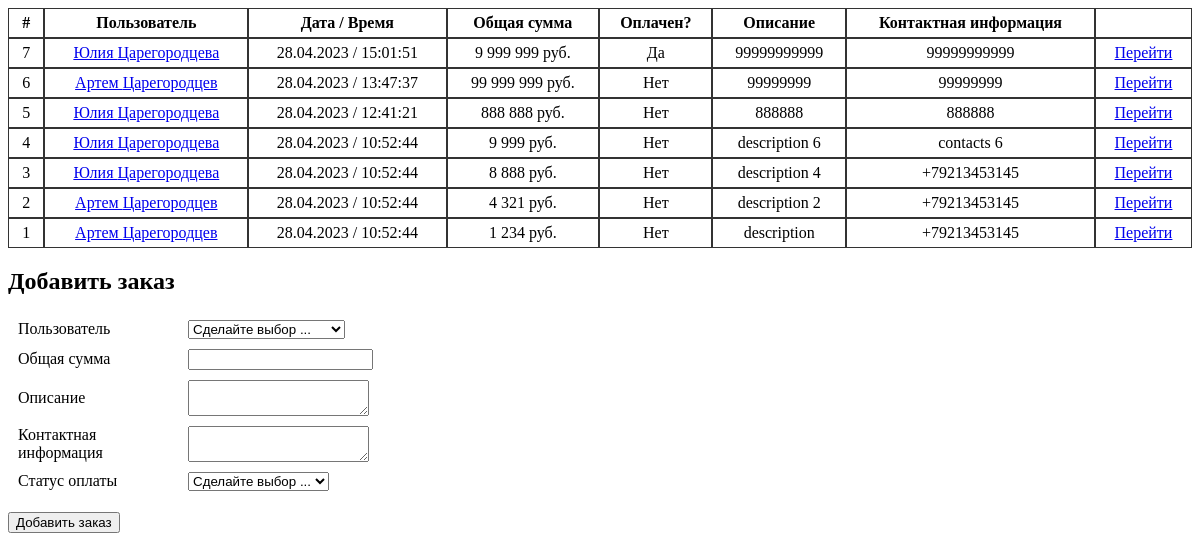
The page / on the database its author committed.
### tables this page shows
CREATE TABLE `orders` (
  `id` int NOT NULL,
  `user_id` int NOT NULL,
  `time` int NOT NULL,
  `total_price` int NOT NULL,
  `description` text,
  `contacts` text NOT NULL,
  `payed` int NOT NULL
);

CREATE TABLE `users` (
  `id` int NOT NULL,
  `name` varchar(256) NOT NULL,
  `surname` varchar(256) NOT NULL,
  `age` int DEFAULT NULL
);

### app.php (called while the page is built, shortened)
<?php
class App
{
	public $connect;
	public function __construct($username = '', $password = '', $host = 'localhost', $database = '')
	{
		$this->connect = new mysqli($host, $username, $password, $database);
	}
	public function getAllOrders($userID = null)
	{
		$output = array();
		$sql = 'SELECT * FROM `orders`' . ($userID ? ' WHERE `user_id` = ' . $userID : '') . ' ORDER BY `time` DESC, `id` DESC';
		$res = $this->connect->query($sql);
		if($res->num_rows > 0)
		{
			while($row = $res->fetch_assoc()) $output[$row['id']] = $row;
		}
		return $output;
	}
	public function getAllUsers()
	{
		$output = array();
		$sql = 'SELECT * FROM `users` ORDER BY `id` DESC';
		$res = $this->connect->query($sql);
		if($res->num_rows > 0)
		{
			while($row = $res->fetch_assoc()) $output[$row['id']] = $row;
		}
		return $output;
	}
}
$username = 'testtask';
$password = 'testtask';
$app = new App($username, $password, 'localhost', 'testtask');
?>

### index.php (the view, shortened to what this page needs)
<?php
require_once('app.php');
global $app;
$app->prepareRequests();
$orders = $app->getAllOrders();
$users = $app->getAllUsers();
?>
<html>
	<head>
		<link rel="stylesheet" type="text/css" href="assets/style.css"/>
	</head>
	<body>
		<div class="wrap">
			<?php if(count($orders)) { ?>
				<table width="100%" cellspacing="0">
					<thead>
						<tr>
							<th>#</th>
							<th>Пользователь</th>
							<th>Дата / Время</th>
							<th>Общая сумма</th>
							<th>Оплачен?</th>
							<th>Описание</th>
							<th>Контактная информация</th>
							<th></th>
						</tr>
					</thead>
					<tbody>
						<?php foreach($orders as $order) { ?>
							<tr>
								<td><?php echo $order['id']; ?></td>
								<td><?php echo isset($users[$order['user_id']]) ? '<a href="/userView.php?id=' . $users[$order['user_id']]['id'] . '">' . $users[$order['user_id']]['name'] . ' ' . $users[$order['user_id']]['surname'] . '</a>' : ''; ?></td>
								<td><?php echo date('d.m.Y / H:i:s', $order['time']); ?></td>
								<td><?php echo number_format($order['total_price'], 0, ',', ' '); ?> руб.</td>
								<td><?php echo ((int) $order['payed'] == 1) ? 'Да' : 'Нет'; ?></td>
								<td><?php echo $order['description']; ?></td>
								<td><?php echo $order['contacts']; ?></td>
								<td><a href="/orderView.php?id=<?php echo $order['id']; ?>">Перейти</a></td>
							</tr>
						<?php } ?>
					</tbody>
				</table>
			<?php } ?>
			<h2>Добавить заказ</h2>
			<form method="post" action="<?php echo $_SERVER['REQUEST_URI']; ?>" class="pushStateForm">
				<table width="500" cellspacing="0" class="no-border">
					<tr>
						<td width="150">
							<label>Пользователь</label>
						</td>
						<td>
							<select name="user_id">
								<option value="">Сделайте выбор ...</option>
							</select>
						</td>
					</tr>
					<tr>
						<td width="150">
							<label>Общая сумма</label>
						</td>
						<td>
							<input type="text" name="total_price" value="<?php echo (isset($_POST['total_price']) && $_POST['total_price']) ? htmlspecialchars($_POST['total_price']) : ''; ?>"/>
						</td>
					</tr>
					<tr>
						<td width="150">
							<label>Описание</label>
						</td>
						<td>
							<textarea name="description"><?php echo (isset($_POST['description']) && $_POST['description']) ? htmlspecialchars($_POST['description']) : ''; ?></textarea>
						</td>
					</tr>
					<tr>
						<td width="150">
							<label>Контактная информация</label>
						</td>
						<td>
							<textarea name="contacts"><?php echo (isset($_POST['contacts']) && $_POST['contacts']) ? htmlspecialchars($_POST['contacts']) : ''; ?></textarea>
						</td>
					</tr>
					<tr>
						<td width="150">
							<label>Статус оплаты</label>
						</td>
						<td>
							<select name="payed">
								<option value="">Сделайте выбор ...</option>
							</select>
						</td>
					</tr>
				</table>
				<p>
					<input type="submit" name="submit" value="Добавить заказ"/>
				</p>
			</form>
		</div>
	</body>
</html>

### assets/style.css (style rules this page uses)
td, th { text-align: center; padding: 5px 10px; border: 1px solid #333; }
.no-border td, .no-border th { border: 0 none !important; text-align:left; }

### rows shown on the page
orders: id "7", user.name "Юлия", user.surname "Царегородцева", time "28.04.2023 / 15:01:51", total_price "9 999 999", payed "Да", description "99999999999", contacts "99999999999"
orders: id "6", name "Артем", surname "Царегородцев", time "28.04.2023 / 13:47:37", total_price "99 999 999", payed "Нет", description "99999999", contacts "99999999"
orders: id "5", user.name "Юлия", user.surname "Царегородцева", time "28.04.2023 / 12:41:21", total_price "888 888", payed "Нет", description "888888", contacts "888888"
orders: id "4", user.name "Юлия", user.surname "Царегородцева", time "28.04.2023 / 10:52:44", total_price "9 999", payed "Нет", description "description 6", contacts "contacts 6"
orders: id "3", user.name "Юлия", user.surname "Царегородцева", time "28.04.2023 / 10:52:44", total_price "8 888", payed "Нет", description "description 4", contacts "+79213453145"
orders: id "2", name "Артем", surname "Царегородцев", time "28.04.2023 / 10:52:44", total_price "4 321", payed "Нет", description "description 2", contacts "+79213453145"
orders: id "1", name "Артем", surname "Царегородцев", time "28.04.2023 / 10:52:44", total_price "1 234", payed "Нет", description "description", contacts "+79213453145"
